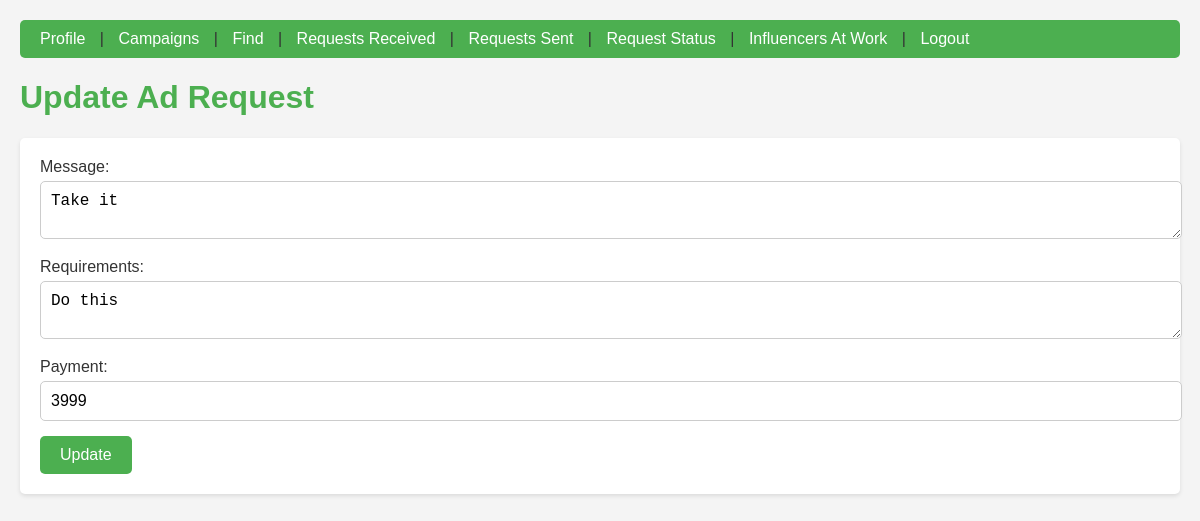
The page /sponsor_update_ad_request/1 on the database its author committed.
### backend/models.py (models this page shows)
class adreq(db.Model):
    __tablename__="adreq"
    req_id=db.Column(db.Integer, primary_key=True)
    camp_id=db.Column(db.Integer, db.ForeignKey("campaign.camp_id"), nullable=False)
    inf_id=db.Column(db.Integer, db.ForeignKey("inf_info.inf_id"), nullable=False)
    messeges=db.Column(db.Text, default="DEFAULT TEMPLATE")
    requirements=db.Column(db.Text, nullable=False)
    payment=db.Column(db.Integer, nullable=False)
    req_status=db.Column(db.String, default="PENDING")
    sender=db.Column(db.String, default="WAIT")

### backend/controllers.py (the view)
@app.route("/sponsor_update_ad_request/<int:req_id>", methods=['GET','POST'])
def sponsor_update_ad_request(req_id):
    ad_request=adreq.query.get_or_404(req_id)
    if request.method=="POST":
        ad_request.messeges=request.form.get("message")
        ad_request.requirements=request.form.get("requirements")
        ad_request.payment=request.form.get("payment")
        db.session.commit()
        return redirect(url_for("sponsor_requests_sent"))
    return render_template("sponsor_update_ad_request.html", ad_request=ad_request)

### templates/sponsor_update_ad_request.html (shortened to what this page needs)
<!DOCTYPE html>
<html lang="en">
<head>
</head>
<body>
    <nav>
        <a href="/sponsor_prof">Profile</a> |
        <a href="/sponsor_campaign">Campaigns</a> |
        <a href="/sponsor_find">Find</a> |
        <a href="/sponsor_requests_rec">Requests Received</a> |
        <a href="/sponsor_requests_sent">Requests Sent</a> |
        <a href="/sponsor_accepted_or_rejected">Request Status</a> |
        <a href="/sponsor_workers">Influencers At Work</a> |
        <a href="/index">Logout</a>
    </nav>
    <h1>Update Ad Request</h1>
    <form method="POST" action="/sponsor_update_ad_request/{{ ad_request.req_id }}">
        <label for="message">Message:</label>
        <textarea name="message" id="message" required>{{ ad_request.messeges }}</textarea>
        <label for="requirements">Requirements:</label>
        <textarea name="requirements" id="requirements" required>{{ ad_request.requirements }}</textarea>
        <label for="payment">Payment:</label>
        <input type="number" name="payment" id="payment" value="{{ ad_request.payment }}" required>
        <button type="submit">Update</button>
    </form>
</body>
</html>

### templates/sponsor_update_ad_request.html (style rules this page uses)
body { font-family: Arial, sans-serif; background-color: #f4f4f4; color: #333; padding: 20px; margin: 0; }
h1 { color: #4CAF50; }
nav { background-color: #4CAF50; padding: 10px; border-radius: 5px; margin-bottom: 20px; }
nav a { color: #fff; text-decoration: none; margin: 0 10px; }
form { background-color: #fff; padding: 20px; border-radius: 5px; box-shadow: 0 2px 4px rgba(0, 0, 0, 0.1); }
label { display: block; margin-bottom: 5px; color: #333; }
textarea, input { width: 100%; padding: 10px; margin-bottom: 15px; border: 1px solid #ccc; border-radius: 5px; font-size: 16px; }
button { background-color: #4CAF50; color: #fff; border: none; padding: 10px 20px; font-size: 16px; border-radius: 5px; cursor: pointer; }

### rows shown on the page
adreq: message "Take it", requirements "Do this", payment "3999"
